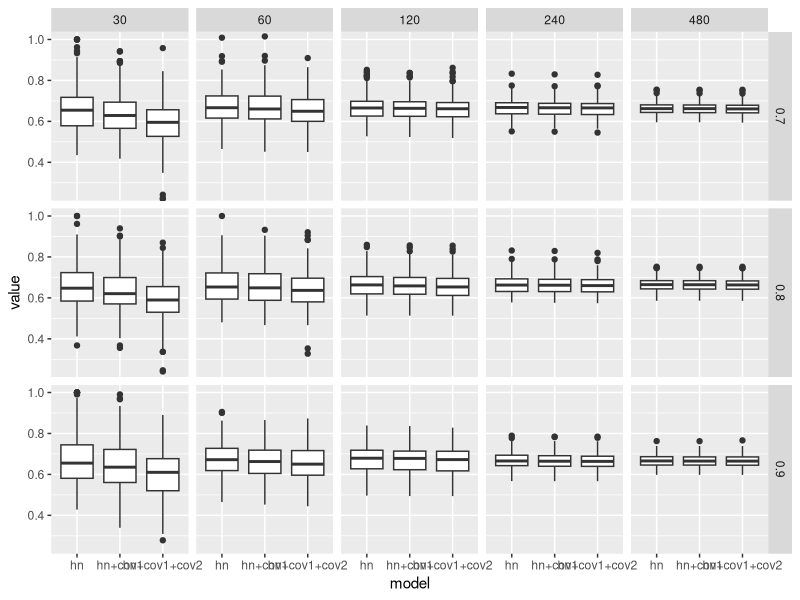
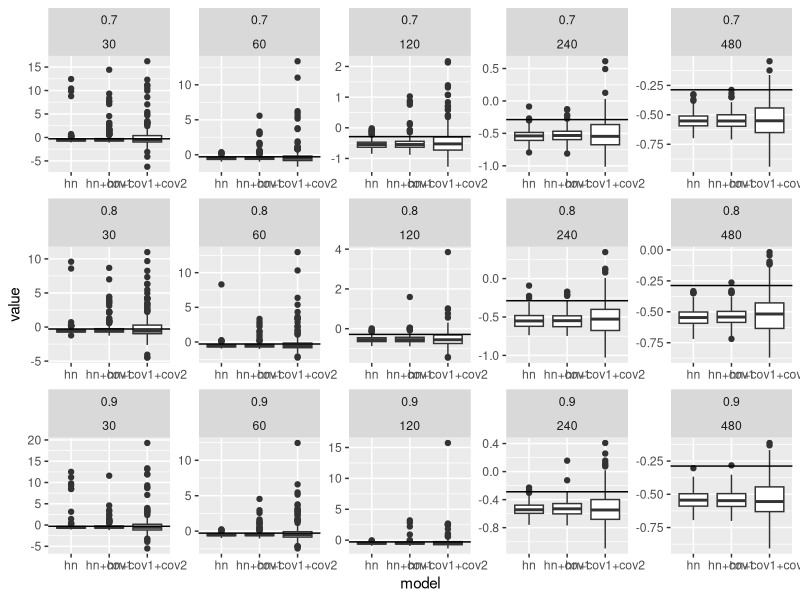
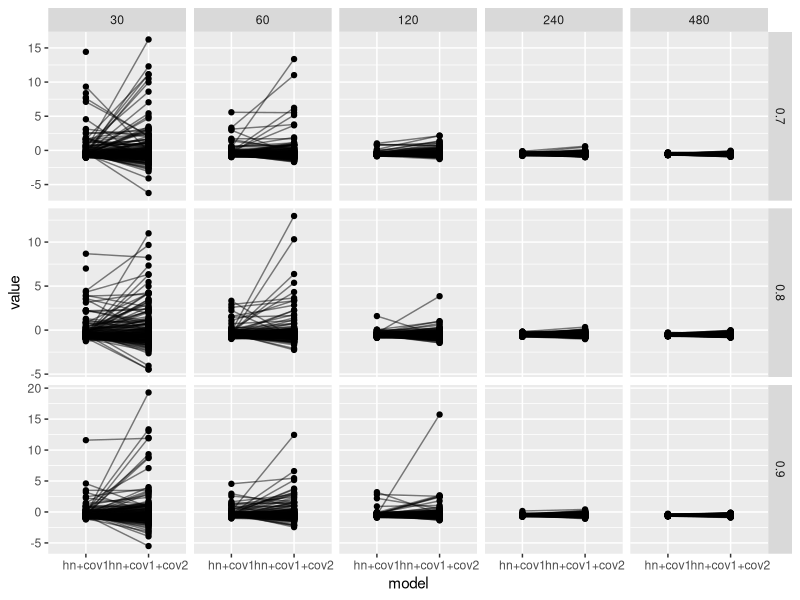
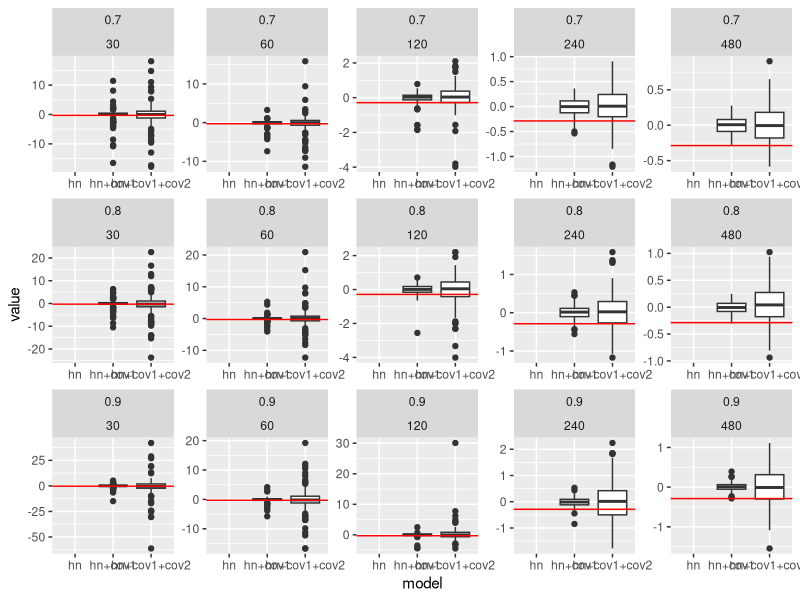
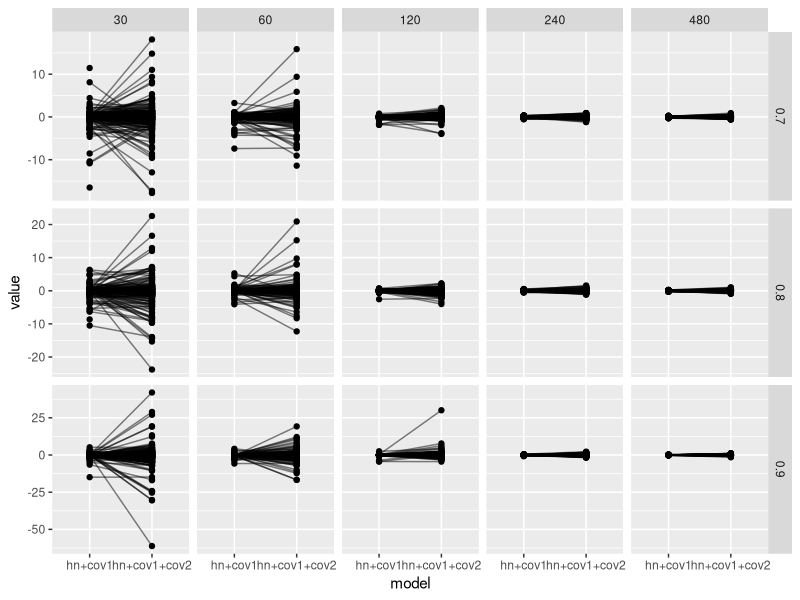

Source code (R) for these figures, in order: (Note: this script raises an error after producing the figures.)
## summarise and plot results

options(stingsAsFactors=FALSE)
library(ggplot2)
library(plyr)
big.res <- read.csv("covcor-0.9-0.6.csv")


## quick plot
# load data here
results <- as.data.frame(big.res)
results <- results[,-1]
names(results) <- c("sim","n","model","corr","parameter","value")

# drop some of the results
results <- results[!grepl("hr",results$model),]
#results <- results[results$n!=30,]

presults <- results[results$parameter=="p",]
p <- ggplot(presults)
p <- p + geom_boxplot(aes(x=model,y=value))
p <- p + facet_grid(corr~n,scales="free_y")
#p <- p + geom_hline(aes(yintercept=true.p),data=pa.lines)
#p <- p + scale_y_continuous(limits=c(0,1))
p <- p + coord_cartesian(ylim=c(0.25,1))
print(p)

# how do estimates of beta_0 change?
# want to compare b_0 estimates between model with cov1 and cov1+cov2

# true b0?
pars <- c(log(0.75),1.2)
# only want the b0 estimates
b0res <- results[results$parameter=="b0",]
# boxplot of b0
boxb0 <- ggplot(b0res)
boxb0 <- boxb0 + geom_boxplot(aes(x=model,y=value))
boxb0 <- boxb0 + facet_wrap(corr~n,scales="free",nrow=3)
boxb0 <- boxb0 + geom_hline(aes(yintercept=pars[1]))
print(boxb0)


# how do coefficient estimates change per sim between models
# only for cov1 and cov1+cov2 models
b0res <- b0res[b0res$model%in%c("hn+cov1","hn+cov1+cov2"),]
pb <- ggplot(b0res)
pb <- pb + geom_point(aes(x=model,y=value))
pb <- pb + geom_line(aes(x=model,y=value,group=sim),alpha=0.5)
pb <- pb + facet_grid(corr~n,scales="free_y")
print(pb)




#fdiff <- function(x) diff(x$value)
#
#b0dif <- ddply(b0res,.(sim,corr,n),fdiff)
#
## performing a sign test on these differences give non-significant result
#pd <- ggplot(b0dif)
#pd <- pd + geom_histogram(aes(V1))
#pd <- pd + facet_grid(corr~n,scales="free")
#pd <- pd + geom_vline(xintercept=0,colour="red")
#print(pd)



# only want the cov1 beta estimates
cov1res <- results[results$parameter=="cov1",]

# boxplot of b0
boxcov1 <- ggplot(cov1res)
boxcov1 <- boxcov1 + geom_boxplot(aes(x=model,y=value))
boxcov1 <- boxcov1 + facet_wrap(corr~n,scales="free",nrow=3)
boxcov1 <- boxcov1 + geom_hline(aes(yintercept=pars[1]),colour="red")
print(boxcov1)

# only for cov1 and cov1+cov2 models
cov1res <- cov1res[cov1res$model%in%c("hn+cov1","hn+cov1+cov2"),]

pb <- ggplot(cov1res)
pb <- pb + geom_point(aes(x=model,y=value))
pb <- pb + geom_line(aes(x=model,y=value,group=sim),alpha=0.5)
pb <- pb + facet_grid(corr~n,scales="free_y")
print(pb)


## performing a sign test on these differences give non-significant result
#cov1dif <- ddply(cov1res,.(sim,corr,n),fdiff)
#
#pd <- ggplot(cov1dif)
#pd <- pd + geom_histogram(aes(V1),binwidth=0.01)
#pd <- pd + facet_grid(corr~n,scales="free")
#pd <- pd + geom_vline(xintercept=0,colour="red")
#print(pd)




# which was the winner?
aicres <- results[results$parameter=="aic",]

aic.winner <- function(x) as.character(x$model[which.min(x$value)])

aicw <- ddply(aicres,.(sim,corr,n),aic.winner)

pd <- ggplot(aicw)
pd <- pd + geom_histogram(aes(V1))#,binwidth=0.01)
pd <- pd + facet_grid(corr~n,scales="free")
print(pd)

# how many AIC winners were better by more than 3 points than BOTH
# models -- i.e. unambiguous winner
unambig.aic.winner <- function(x){
  this.winner <- which.min(x$value)
  vals <- x$value[-this.winner]-x$value[this.winner]
  #return(all(vals > 3))
  if(any(is.na(vals))){
    return(NA)
  }else if(all(vals > 3)){
    return(as.character(x$model[which.min(x$value)]))
  }else{
    return(NA)
  }
}
unambig.aicw <- ddply(aicres,.(sim,corr,n),unambig.aic.winner)
unambig.aicw <- unambig.aicw[!is.na(unambig.aicw$V1),]

uapd <- ggplot(unambig.aicw)
uapd <- uapd + geom_histogram(aes(V1))#,binwidth=0.01)
uapd <- uapd + facet_grid(corr~n)
print(uapd)


# what about variance issues?
pvarresults <- results[results$parameter=="varp",]
p <- ggplot(pvarresults)
p <- p + geom_boxplot(aes(x=model,y=value))
p <- p + facet_wrap(corr~n,scales="free_y",nrow=3)
#p <- p + geom_hline(aes(yintercept=true.p),data=pa.lines)
#p <- p + coord_cartesian(ylim=c(0.25,1))
print(p)
